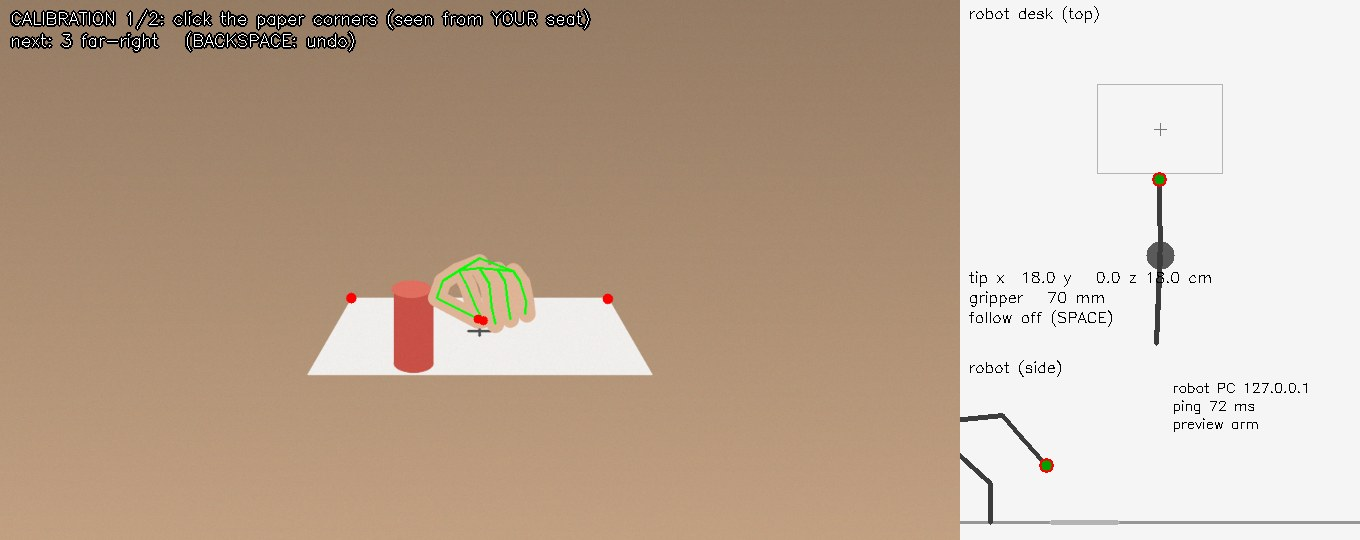
#> input picture 11_실물_PiPER/webcam_piper/img/화면_1_모서리_클릭.jpg, 1360 x 540 px
$ python -i paper.py   (imports and definitions only)
#> lines starting #> are read from the running program, lines starting #| are printed output that depends on the picture; after the words box and inside, x2 and y2 are one past the last pixel; in counts of white or black regions, pixels touching at a corner belong together
#> further down, picture is the input picture: shape (540, 1360, 3); mean B, G, R 153.7, 171.7, 192
"""A4 종이 저절로 찾기 (2026-11-18, 사용자: "보정 자동으로 하는 거 없나").

화면에서 책상보다 밝고 색이 옅은 네모를 찾고, A4 를 가로로 놓은 것으로 보아 말이 되는 것만 받는다.
  1) 밝기 문턱 몇 개로 밝은 덩어리를 나누고, 바깥 윤곽이 네모(꼭짓점 4개, 볼록)인 것을 고른다.
  2) 네 변마다 윤곽 점에 직선을 맞춰 그 교점을 모서리로 쓴다 (꼭짓점을 바로 쓰는 것보다 1~2 px 정확).
  3) 모서리 순서 여덟 가지(돌림 4 × 뒤집힘 2) 중에서
     - A4 가로 비율(297 × 210 mm)로 풀었을 때 초점거리가 웹캠다운 값(가로 시야각 47~87°)이고
       (순서가 틀리면 1.5~3배 큰 값이 나온다: 가짜 화면에서 참 914 px 에 1870~2700 px),
     - 카메라가 책상 위, 사람 맞은편(노트북 쪽, 책상 x > 0)에 오는 것 중 모서리가 가장 잘 맞는 것을 고른다.
     사람 자리에서 본 1 내 쪽-왼쪽, 2 내 쪽-오른쪽, 3 먼 쪽-오른쪽, 4 먼 쪽-왼쪽 (geometry.CORNERS_TABLE) 순서로 돌려준다.
한 장면만 보고 정하지 않는다: PaperFinder 가 여러 장면에서 같은 자리에 보일 때만 내준다.
"""
import itertools

import cv2
import numpy as np

from geometry import TableCalib

K3 = np.ones((3, 3), np.uint8)
K5 = np.ones((5, 5), np.uint8)


def _quads(bgr, min_frac=0.003, max_frac=0.5):
    """밝고 색이 옅은 덩어리 중 바깥 윤곽이 볼록 네모인 것: [(꼭짓점 4×2, 윤곽 점 n×2)]."""
#> called with min_frac = 0.003, max_frac = 0.5
    h, w = bgr.shape[:2]
#> h = 540; w = 1360
    hsv = cv2.cvtColor(bgr, cv2.COLOR_BGR2HSV)
#> hsv: shape (540, 1360, 3); mean H, S, V 10.7, 59.1, 192.3
    v = cv2.GaussianBlur(hsv[:, :, 2], (5, 5), 0)
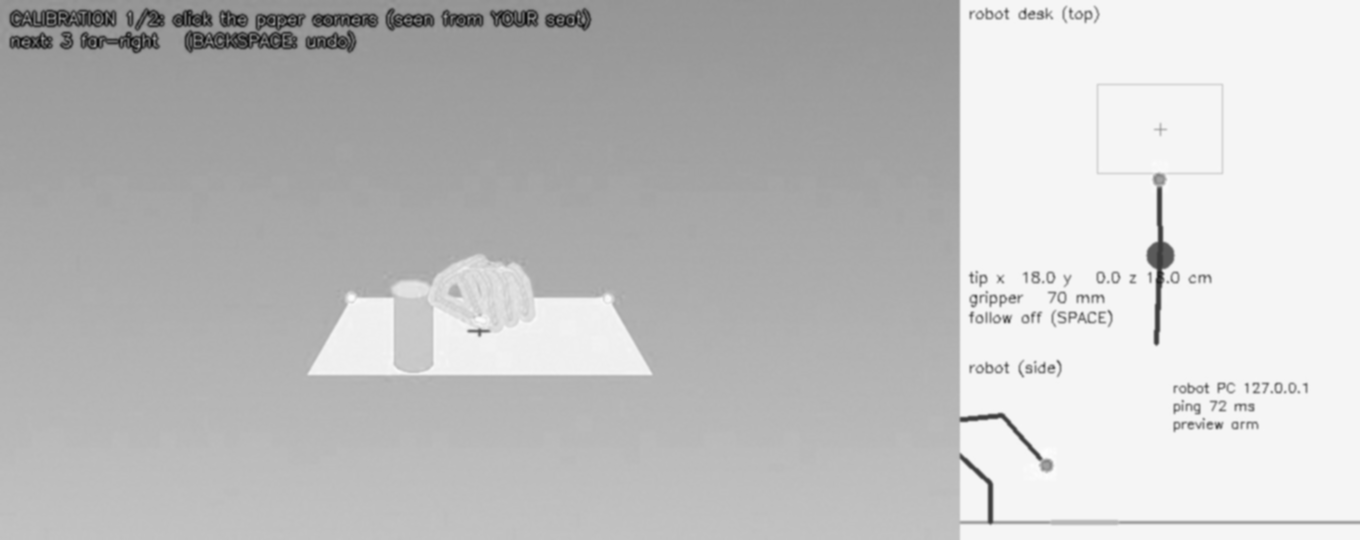
#> v: shape (540, 1360); min 14, max 253, mean 192.3
    s = cv2.GaussianBlur(hsv[:, :, 1], (5, 5), 0)
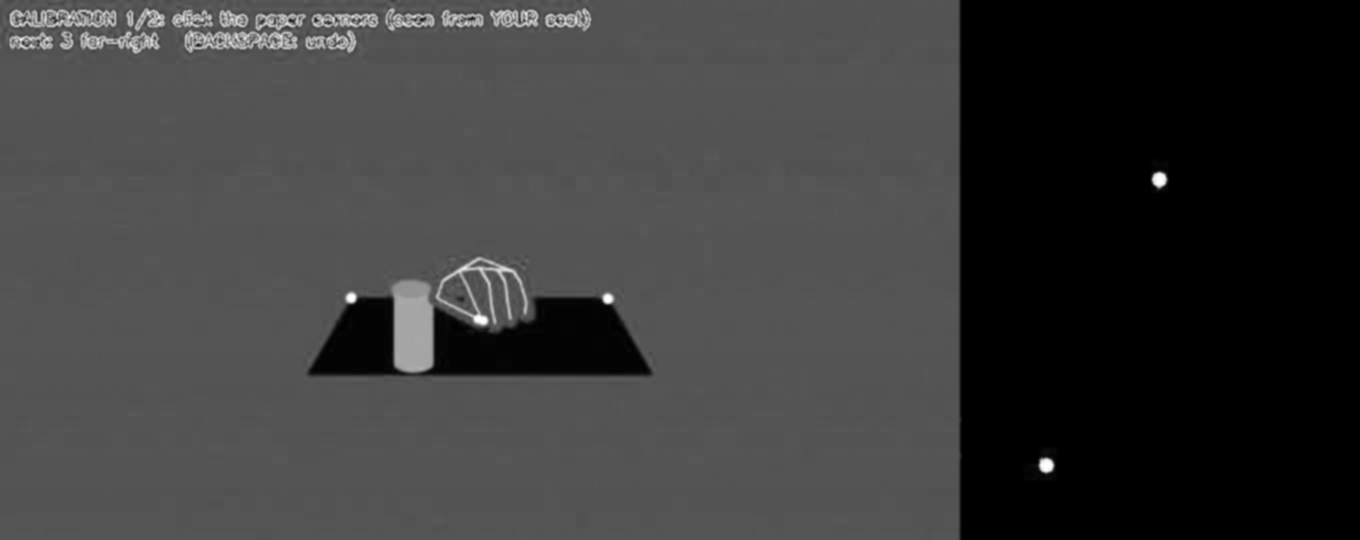
#> s: shape (540, 1360); min 0, max 255, mean 59.1
    otsu, _ = cv2.threshold(v, 0, 255, cv2.THRESH_BINARY + cv2.THRESH_OTSU)
#> otsu = 206
    hi = float(np.percentile(v, 99))
#> hi = 245
    thrs = sorted({int(x) for x in (otsu, (otsu + hi) / 2, otsu - 15, hi - 40) if 30 < x < 250})
#> thrs = [191, 205, 206, 225]
    out = []
    for thr in thrs:
        mask = ((v > thr) & (s < 90)).astype(np.uint8) * 255
        mask = cv2.morphologyEx(mask, cv2.MORPH_OPEN, K3)
        mask = cv2.morphologyEx(mask, cv2.MORPH_CLOSE, K5)
        cnts, _ = cv2.findContours(mask, cv2.RETR_EXTERNAL, cv2.CHAIN_APPROX_NONE)
        for c in cnts:
            a = cv2.contourArea(c)
            if not (min_frac * w * h < a < max_frac * w * h):
                continue
            hull = cv2.convexHull(c)
            peri = cv2.arcLength(hull, True)
            ap = None
            for eps in (0.015, 0.025, 0.035, 0.05):
                ap = cv2.approxPolyDP(hull, eps * peri, True)
                if len(ap) <= 4:
                    break
            if ap is None or len(ap) != 4 or not cv2.isContourConvex(ap):
                continue
            if a < 0.85 * cv2.contourArea(ap):                 # 네모를 거의 꽉 채워야 함 (종이 가장자리를 손이 가리면 탈락)
                continue
            q = ap.reshape(4, 2).astype(np.float64)
            if np.any(q[:, 0] < 3) or np.any(q[:, 0] > w - 4) or np.any(q[:, 1] < 3) or np.any(q[:, 1] > h - 4):
                continue                                         # 화면 밖으로 잘린 것
            out.append((q, c.reshape(-1, 2).astype(np.float64)))
#> this loop made 4 passes
#> thr on passes 1 to 4: 191, 205, 206, 225
#> pass 1, in _quads, `mask = ((v > thr) & (s < 90)).astype(np.uint8) * 255`:
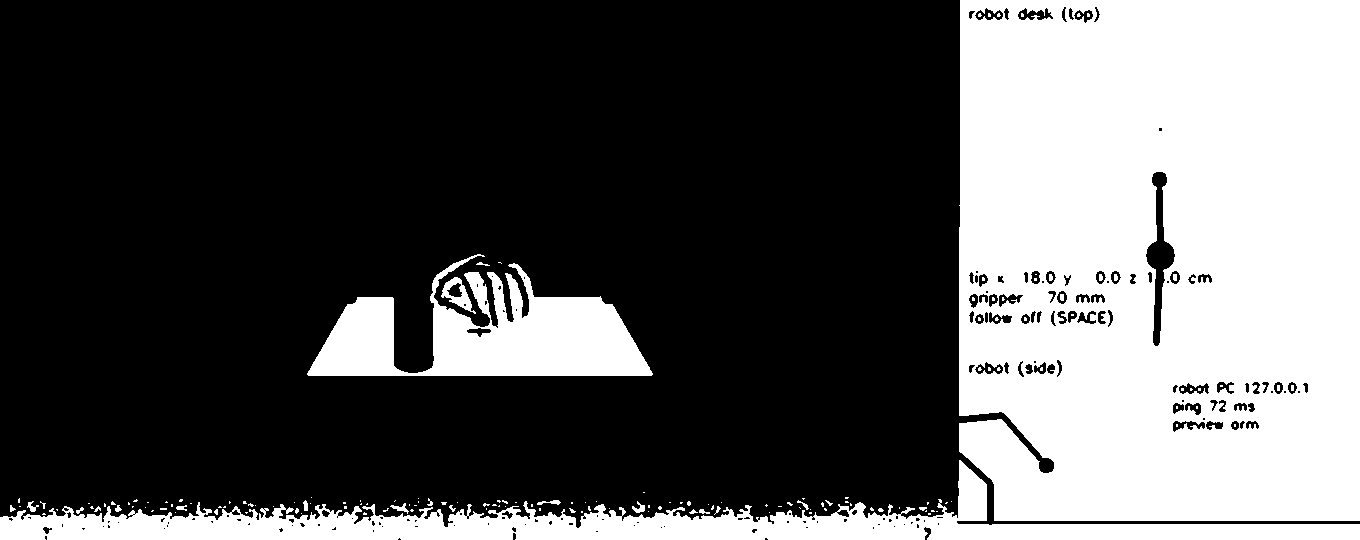
#> mask: shape (540, 1360); 34.6% white; 159 white regions (132 under 20 px), largest, box (x1, y1, x2, y2) and area: (959, 0, 1360, 521) 198987, (0, 460, 1360, 540) 32283, (307, 254, 653, 376) 20907
#> pass 1, in _quads, `mask = cv2.morphologyEx(mask, cv2.MORPH_CLOSE, K5)`:
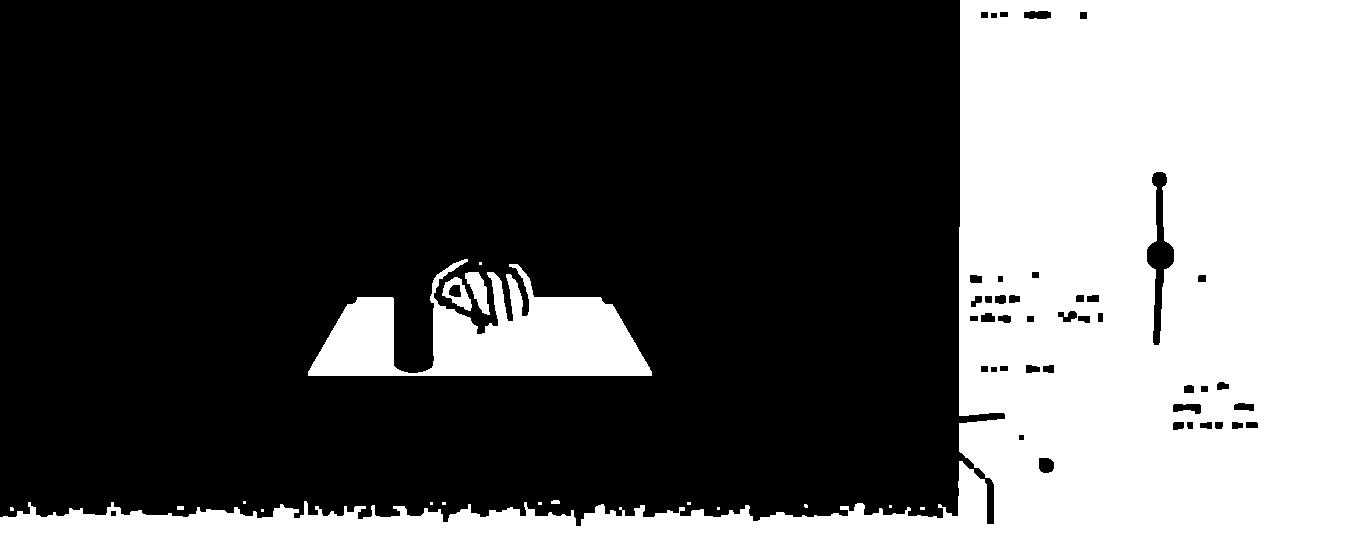
#> mask: shape (540, 1360); 35.2% white; 18 white regions (12 under 20 px), largest, box (x1, y1, x2, y2) and area: (0, 0, 1360, 540) 236656, (308, 259, 652, 376) 20391, (465, 272, 490, 315) 539, (442, 277, 472, 311) 457, (551, 500, 560, 504) 33, (177, 506, 184, 510) 28
#> pass 2, in _quads, `mask = ((v > thr) & (s < 90)).astype(np.uint8) * 255`:
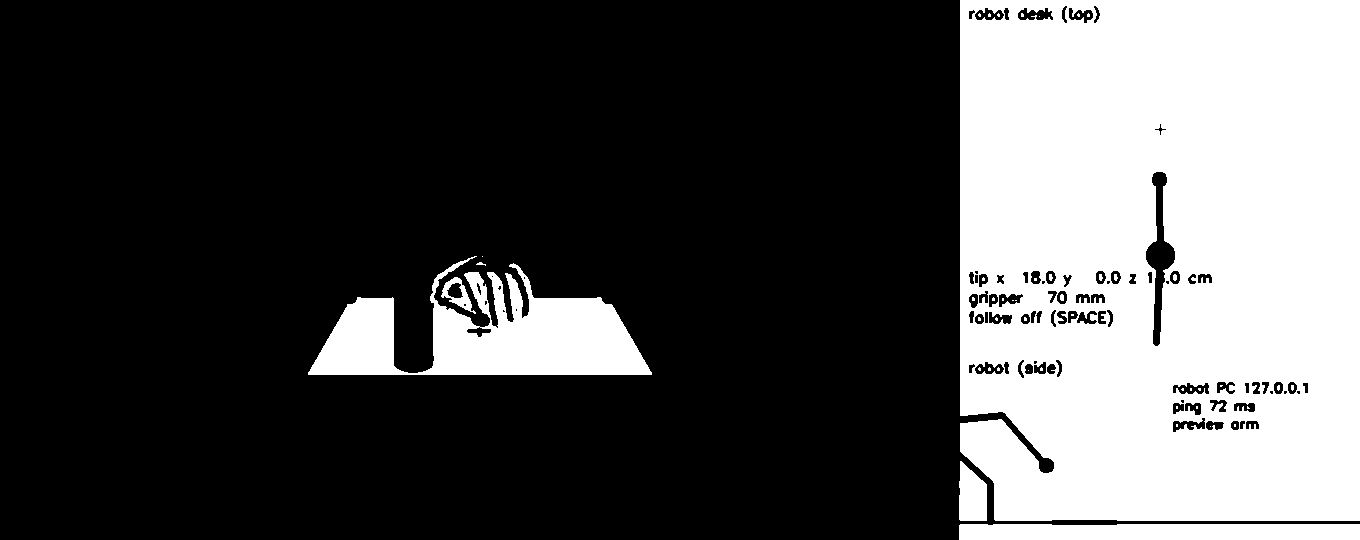
#> mask: shape (540, 1360); 30.8% white; 47 white regions (36 under 20 px), largest, box (x1, y1, x2, y2) and area: (960, 0, 1360, 521) 197620, (308, 256, 652, 375) 20246, (959, 524, 1360, 540) 6345
#> after the loop:
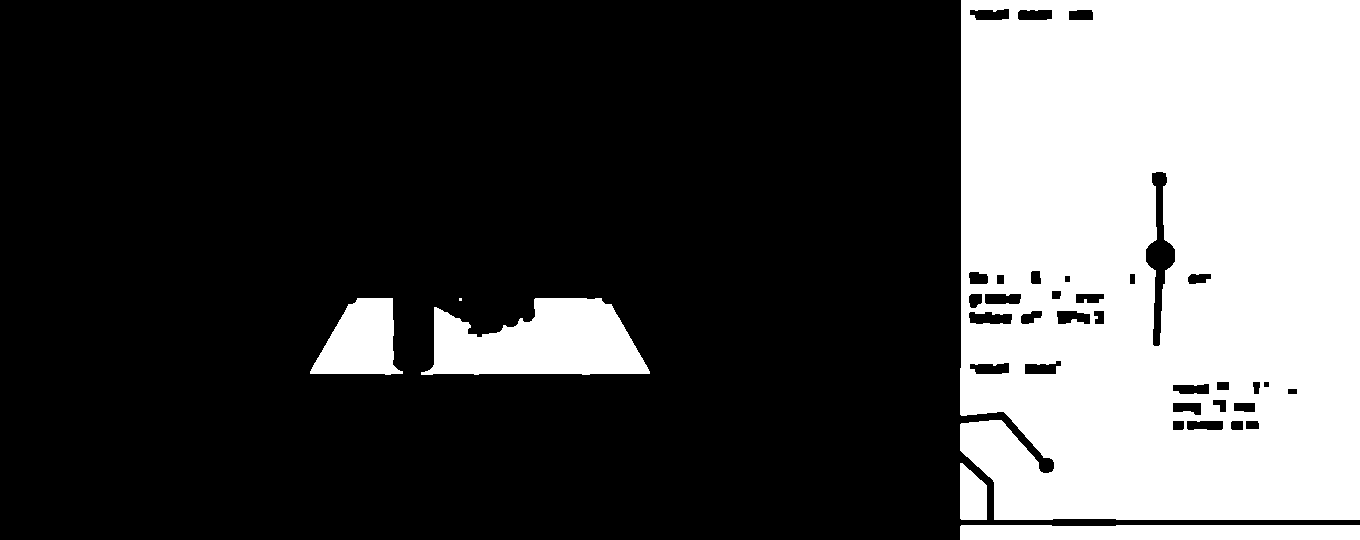
#> mask: shape (540, 1360); 30.2% white; 6 white regions (1 under 20 px), largest, box (x1, y1, x2, y2) and area: (960, 0, 1360, 520) 197160, (421, 298, 650, 375) 12300, (960, 525, 1360, 540) 5935, (310, 298, 403, 375) 4805, (960, 463, 987, 520) 1261
#> after the loop, out = 4 items
    return out


# [89 lines left out: functions _refine, _edge_support, order_paper, find_paper, not called in this run]


class PaperFinder:
    """장면마다 넣으면, 같은 자리(모서리 tol_px 안)에 need 번 연달아 보였을 때 그 가운데값 모서리를 내준다."""

    def __init__(self, hfov=None, need=8, tol_px=3.0, every=2):
        self.hfov, self.need, self.tol, self.every = hfov, need, tol_px, every
        self.n, self.hist, self.last = 0, [], None

    def reset(self):
        self.n, self.hist, self.last = 0, [], None

    # [16 lines left out: function feed, not called in this run]

>>> import cv2
>>> picture = cv2.imread('img/화면_1_모서리_클릭.jpg')
>>> result = _quads(picture)
#> result = 4 items
